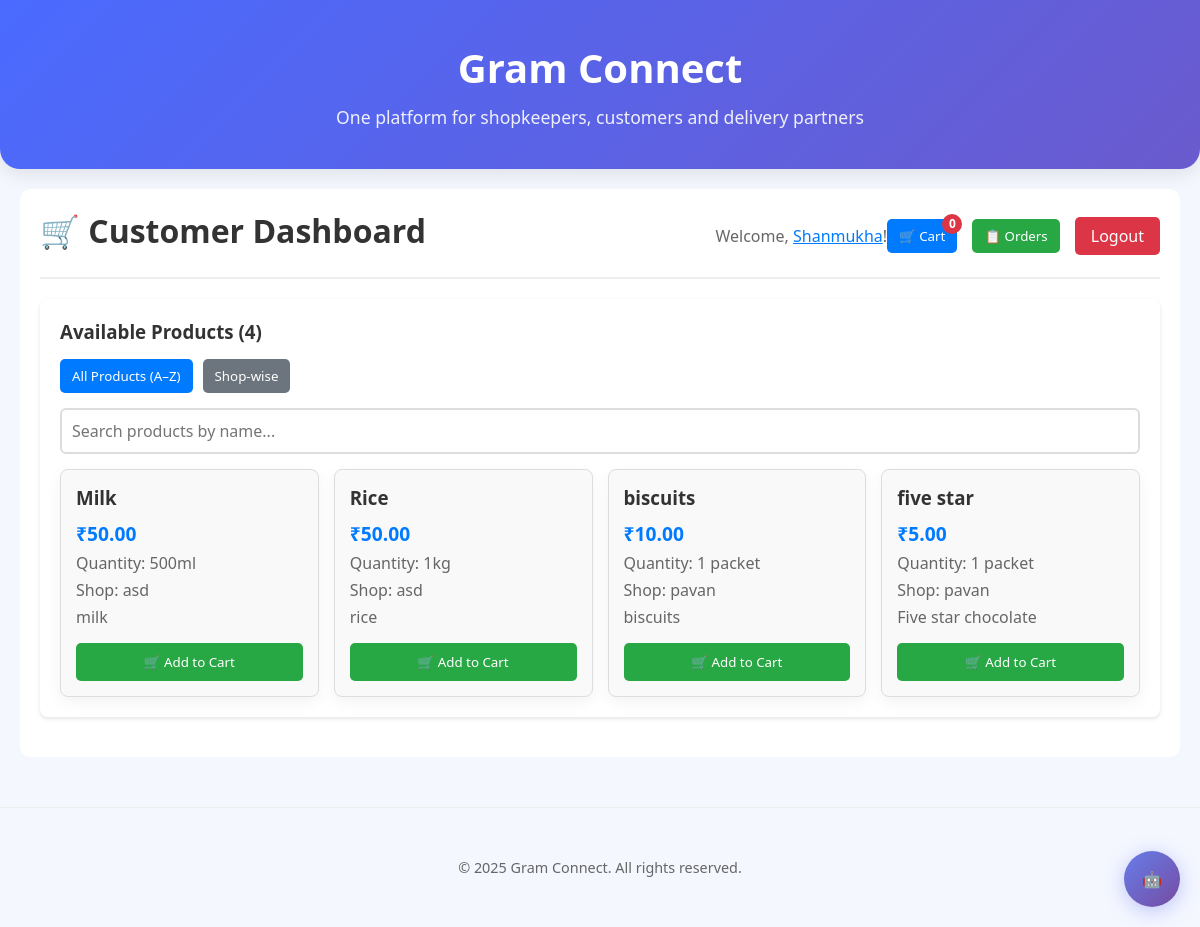
Screenshot of /customer/dashboard/ (signed in) with the database file from the repository.
### members/models.py (models this page shows, shortened)
class Customer(models.Model):
    name = models.CharField(max_length=100)
    email = models.EmailField(unique=True)
    phone = models.CharField(max_length=20)
    password = models.CharField(max_length=128)

class Product(models.Model):
    shopkeeper = models.ForeignKey(Shopkeeper, on_delete=models.CASCADE)
    name = models.CharField(max_length=100)
    image = models.ImageField(upload_to='product_images/', blank=True, null=True)
    price = models.DecimalField(max_digits=10, decimal_places=2)
    quantity = models.CharField(max_length=50)
    description = models.TextField()

class Shopkeeper(AbstractBaseUser, PermissionsMixin):
    email = models.EmailField(unique=True)
    name = models.CharField(max_length=100)
    address = models.CharField(max_length=255)
    is_active = models.BooleanField(default=True)
    is_staff = models.BooleanField(default=False)
    is_superuser = models.BooleanField(default=False)
    groups = models.ManyToManyField(
        'auth.Group',
        related_name='shopkeeper_set',
        blank=True,
        help_text='The groups this user belongs to.',
        verbose_name='groups',
    )
    user_permissions = models.ManyToManyField(
        'auth.Permission',
        related_name='shopkeeper_set',
        blank=True,
        help_text='Specific permissions for this user.',
        verbose_name='user permissions',
    )
    objects = ShopkeeperManager()
    USERNAME_FIELD = 'email'
    REQUIRED_FIELDS = ['name', 'address']

### members/views.py (the view)
# urls.py: path('customer/dashboard/', views.customer_dashboard, name='customer_dashboard'),
def customer_dashboard(request):
    if 'customer_id' not in request.session or request.session.get('user_type') != 'customer':
        messages.error(request, 'Please login to access dashboard.')
        return redirect('customer_login')
    try:
        customer_id = request.session['customer_id']
        customer = Customer.objects.get(id=customer_id)
        products = Product.objects.all().order_by('-id')
        orders = Order.objects.filter(customer=customer).order_by('-date')
        context = {
            'customer': customer,
            'products': products,
            'orders': orders,
        }
        return render(request, 'customer/dashboard.html', context)
    except Exception as e:
        messages.error(request, f'Dashboard error: {str(e)}')
        return redirect('customer_login')

### templates/customer/dashboard.html (shortened to what this page needs)
{% extends "base.html" %}
{% block content %}
<div style="background: white; padding: 20px; margin: 20px; border-radius: 10px; min-height: 500px;">
    <div class="dashboard-header" style="border-bottom: 2px solid #eee; padding-bottom: 15px; margin-bottom: 20px;">
        <h1 style="color: #333; margin-bottom: 10px;">🛒 Customer Dashboard</h1>
        <div style="display: flex; justify-content: space-between; align-items: center;">
            <p style="color: #666;">Welcome, <span onclick="showDebugModal()" style="color: #007bff; cursor: pointer; text-decoration: underline;">{{ customer.name }}</span>!</p>
            <div style="display: flex; align-items: center; gap: 15px;">
                <button onclick="showCart()" style="background: #007bff; color: white; padding: 8px 12px; border: none; border-radius: 5px; cursor: pointer; position: relative;">
                    🛒 Cart
                    <span id="cart-count" style="position: absolute; top: -5px; right: -5px; background: #dc3545; color: white; border-radius: 50%; width: 20px; height: 20px; font-size: 12px; display: flex; align-items: center; justify-content: center;">0</span>
                </button>
                <button onclick="showOrders()" style="background: #28a745; color: white; padding: 8px 12px; border: none; border-radius: 5px; cursor: pointer;">
                    📋 Orders
                </button>
                <a href="{% url 'logout' %}" style="background: #dc3545; color: white; padding: 8px 16px; text-decoration: none; border-radius: 5px;">Logout</a>
            </div>
        </div>
    </div>
    <div style="background: white; padding: 20px; border-radius: 8px; box-shadow: 0 2px 4px rgba(0,0,0,0.1); margin-bottom: 20px;">
        <h3 style="margin-bottom: 15px; color: #333;">Available Products ({{ products|length }})</h3>
        <div style="display: flex; gap: 10px; margin-bottom: 15px;">
            <button id="btn-all" onclick="showMode('all')" style="background: #007bff; color: white; padding: 8px 12px; border: none; border-radius: 5px; cursor: pointer;">All Products (A–Z)</button>
            <button id="btn-shop" onclick="showMode('shop')" style="background: #6c757d; color: white; padding: 8px 12px; border: none; border-radius: 5px; cursor: pointer;">Shop-wise</button>
        </div>
        <div id="all-section">
            <div style="margin-bottom: 15px;">
                <input type="text" id="allSearch" placeholder="Search products by name..."
                       style="width: 100%; padding: 10px; border: 2px solid #ddd; border-radius: 6px; font-size: 16px;"
                       onkeyup="filterAll()">
            </div>
            <div id="all-grid" style="display: grid; grid-template-columns: repeat(auto-fill, minmax(250px, 1fr)); gap: 15px;">
                {% if products %}
                    {% for product in products|dictsort:"name" %}
                    <div class="product-card" style="border: 1px solid #ddd; padding: 15px; border-radius: 8px; background: #f9f9f9;">
                        <h3 style="color: #333; margin-bottom: 10px;">{{ product.name }}</h3>
                        <p style="font-size: 1.2em; font-weight: bold; color: #007bff; margin-bottom: 5px;">₹{{ product.price }}</p>
                        <p style="color: #666; margin-bottom: 5px;">Quantity: {{ product.quantity }}</p>
                        <p style="color: #666; margin-bottom: 5px;">Shop: {{ product.shopkeeper.name }}</p>
                        <p style="color: #666; margin-bottom: 15px;">{{ product.description }}</p>
                        <button onclick="addToCart({{ product.id }}, '{{ product.name|escapejs }}', {{ product.price }}, '{{ product.shopkeeper.name|escapejs }}')"
                                style="background: #28a745; color: white; padding: 10px 20px; border: none; border-radius: 5px; cursor: pointer; width: 100%;">
                            🛒 Add to Cart
                        </button>
                    </div>
                    {% endfor %}
                {% else %}
                    <div style="text-align: center; padding: 40px;">
                        <p style="color: #666; font-size: 1.1em;">No products available yet.</p>
                        <p style="color: #666;">Check back later for new products!</p>
                    </div>
                {% endif %}
            </div>
        </div>
    </div>
</div>
{% endblock %}

### templates/base.html (shortened to what this page needs)
{% load static %}
<!DOCTYPE html>
<html lang="en">
<head>
    <link rel="stylesheet" href="{% static 'gram.css' %}">
</head>
<body>
    {% block header %}
    <header>
        <div class="container">
            <h1>Gram Connect</h1>
            <p>One platform for shopkeepers, customers and delivery partners</p>
        </div>
    </header>
    {% endblock %}
    {% block content %}{% endblock %}
    {% block footer %}
    <footer>
        <div class="container">
            <p>&copy; 2025 Gram Connect. All rights reserved.</p>
        </div>
    </footer>
    {% endblock %}
</body>
</html>

### static/gram.css (style rules this page uses)
:root { --primary: #4a6bff; --secondary: #ff6b6b; --accent: #4ad66d; --dark: #2c3e50; --light: #f8f9fa; }
* { margin: 0; padding: 0; box-sizing: border-box; font-family: 'Segoe UI', Tahoma, Geneva, Verdana, sans-serif; }
body { background-color: #f5f7ff; color: var(--dark); }
.container { max-width: 1200px; margin: 0 auto; padding: 20px; }
header { background: linear-gradient(135deg, var(--primary), #6a5acd); color: white; padding: 20px 0; text-align: center; border-radius: 0 0 20px 20px; box-shadow: 0 4px 20px rgba(0, 0, 0, 0.1); }
header h1 { font-size: 2.5rem; margin-bottom: 10px; }
header p { font-size: 1.1rem; opacity: 0.9; }
footer { text-align: center; padding: 30px 0; margin-top: 50px; color: #666; font-size: 0.9rem; border-top: 1px solid #eee; }
.dashboard-header { display: flex; justify-content: space-between; align-items: center; margin-bottom: 30px; }
.product-card { background: white; border-radius: 10px; padding: 15px; box-shadow: 0 5px 15px rgba(0, 0, 0, 0.05); }
.product-card h3 { margin-bottom: 5px; }
.product-card p { color: #666; margin-bottom: 5px; }
#cart-count { background: white; color: var(--secondary); border-radius: 50%; width: 25px; height: 25px; display: flex; align-items: center; justify-content: center; font-size: 0.9rem; font-weight: bold; }

### rows the page displays
Customer: name "Shanmukha"
Product: name "Milk", price "50.00", quantity "500ml", shopkeeper.name "asd", description "milk"
Product: name "Rice", price "50.00", quantity "1kg", shopkeeper.name "asd", description "rice"
Product: name "biscuits", price "10.00", quantity "1 packet", shopkeeper.name "pavan", description "biscuits"
Product: name "five star", price "5.00", quantity "1 packet", shopkeeper.name "pavan", description "Five star chocolate"

### other values shown
{{ products|length }} "4"
